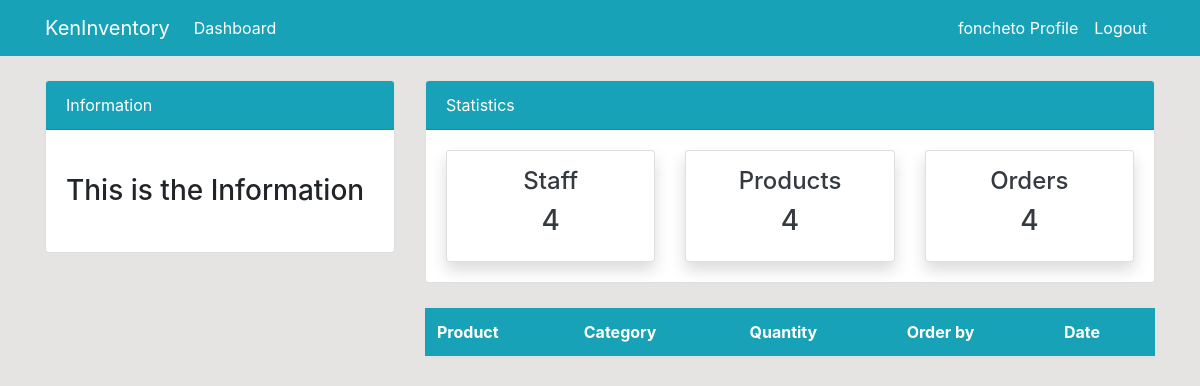
The page /order/ (signed in) on the database as committed earlier.
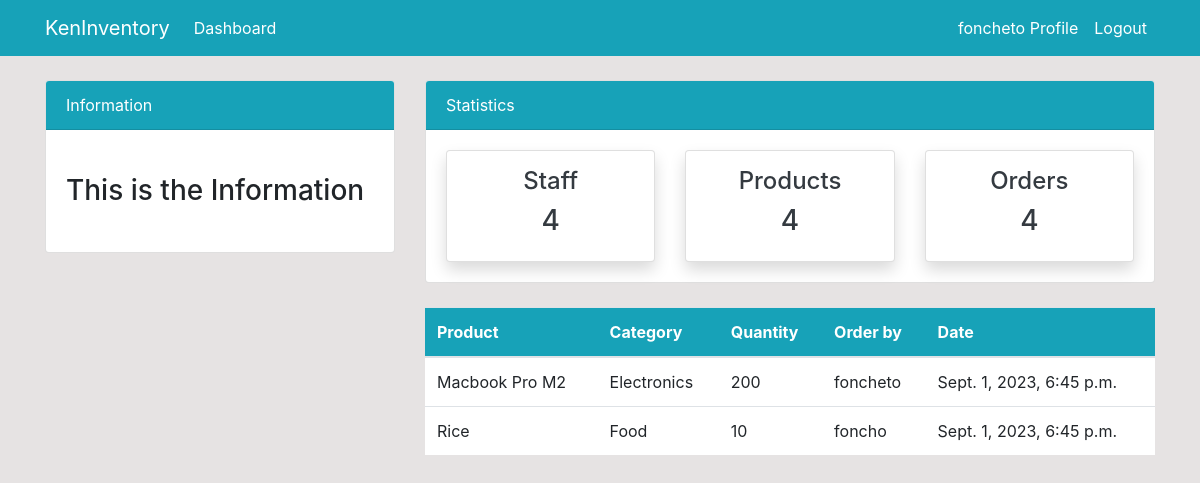
The same page on the database as committed later.
### dashboard/models.py (models this page shows, shortened)
class Order(models.Model):
    product = models.ForeignKey(Product, on_delete=models.CASCADE, null=True)
    staff = models.ForeignKey(User, on_delete=models.CASCADE, null=True)
    order_quantity = models.PositiveSmallIntegerField(null=True)
    date = models.DateTimeField(auto_now_add=True, null=True)
    class Meta:
        verbose_name_plural = "Order"

class Product(models.Model):
    name = models.CharField(max_length=50, null=True)
    category = models.CharField(choices=CATEGORIES, max_length=20, null=True)
    quantity = models.PositiveSmallIntegerField(null=True)
    class Meta:
        verbose_name_plural = "Product"
    def __str__(self):
        return self.name

### dashboard/views.py (the view)
# urls.py: path("order/", views.order, name="dashboard-order"),
@login_required
def order(request):
    orders = Order.objects.all()
    context = {"orders": orders}
    return render(request, "dashboard/order.html", context)

### templates/dashboard/order.html (shortened to what this page needs)
{% extends 'partials/base.html' %}
{% block content %}
{% include 'partials/topnav.html' %}
<div class="container">
    <div class="row my-4">
        <div class="col-md-4">
        </div>
        <div class="col-md-8">
            <table class="table bg-white">
                <thead class="bg-info">
                    <tr class="text-white">
                        <th scope="col">Product</th>
                        <th scope="col">Category</th>
                        <th scope="col">Quantity</th>
                        <th scope="col">Order by</th>
                        <th scope="col">Date</th>
                    </tr>
                </thead>
                <tbody>
                    {% for order in orders %}
                    <tr>
                        <td>{{ order.product }}</td>
                        <td>{{ order.product.category }}</td>
                        <td>{{ order.order_quantity }}</td>
                        <td>{{ order.staff }}</td>
                        <td>
                            {{ order.date }}
                        </td>
                    </tr>
                    {% endfor %}
                </tbody>
            </table>
        </div>
    </div>
</div>
{% endblock %}

Rows that differ between the two databases and show on the page:
added Order: product "Macbook Pro M2", product.category "Electronics", order_quantity "200", staff "foncheto", date "Sept. 1, 2023, 6:45 p.m."
added Order: product "Rice", product.category "Food", order_quantity "10", staff "foncho", date "Sept. 1, 2023, 6:45 p.m."
